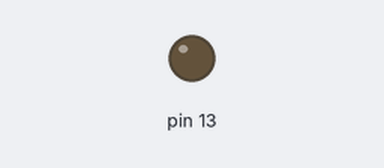
Simulated run of this sketch. Board: Arduino Uno, built with avr-gcc and run on an emulated ATmega328P. On the bench: output pins drawn as LEDs (lit = HIGH). Wiring (inferred from the names in the program): I2C bus: SDA pin 9; SCL pin 10; 24Cxx EEPROM at I2C address 0x55. Dashed ring = blinking. EEPROM starts erased; pins used as bus, display or sensor lines are not drawn.

Above: at 0.5 s.
At 2.94 s:
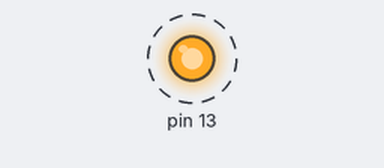
Timing chart, 0 to 3.2 s (numbered marks = the images above):
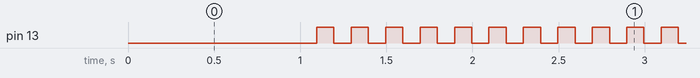

The sketch:

sketchExemplo.ino
```cpp
/****************************************************************************************
  Exemplo de Uso do Controle de HardLock

  Desenvolvido pela Fábrica de Programas - Brincando com Ideias (www.brincandocomideias.com)
  www.youtube.com/c/BrincandoComIdeias

  Desenvolvido exclusivamente para os alunos do Curso de Arduino (www.cursoDeArduino.net)

*****************************************************************************************/

//********************** PARAMETRIZAÇÃO DO PROJETO ***********************
  #define hardLockSDA 9
  #define hardLockSCL 10

  //coloque aqui as definicoes e parametrizacoes do seu projeto

//********************** FINAL DA PARAMETRIZAÇÃO DO PROJETO ***********************


void setup()
{
  //coloque aqui os comandos a serem executados uma única vez, quando o Arduino for ligado ou resetado


  //Blink para teste da senha (Apague este trecho do código ao codificar o seu projeto
  pinMode(13, OUTPUT);

  //verifica a existencia do HardLock com o código informado na segunda camada de criptografia (use o arquivo Excel do pacote para gerar o código da segunda camada)
  if (!checkPins("DO[VPShjog")) {  //ESTE É O SEGUNDO CODIGO SECRETO QUE FOI CRIADO NO EXCEL
     while(true) {  //se nao achou o código, trava a execução

       //Blink para teste da senha (Apague este trecho do código ao codificar o seu projeto
       digitalWrite(13, HIGH);
       delay(100);
       digitalWrite(13, LOW);
       delay(100);
     }
  }
} //setup()


// ----------------------------------------------------------------------------------------------------
void loop()
{
  //coloque aqui os comandos a serem executados em sequencia até que o Arduino seja desligado ou resetado

  //Blink para teste da senha (Apague este trecho do código ao codificar o seu projeto
  digitalWrite(13, HIGH);
  delay(200);
  digitalWrite(13, LOW);
  delay(2000);


} //loop()


//Mantenha as funçoes abaixo. São necessárias para a leitura do HardLock
int power(int x, unsigned int y)
{
  if( y == 0)
    return 1;
  else if (y%2 == 0)
    return power(x, y/2)*power(x, y/2);
  else
    return x*power(x, y/2)*power(x, y/2);
}

int read_from_24C16(int Memory_byte_address) {
  int sda_read;
  int delay_time=1;

  int remainder, i, j, data_read=0;
  int position_in_binary;
  int binary_of_Memory_byte_address[] = {0, 0, 0, 0, 0, 0, 0, 0, 0, 0, 0};
  int binary_of_Data[] = {0, 0, 0, 0, 0, 0, 0, 0};

  if(Memory_byte_address > 0)
  {
    position_in_binary=10;
    while(Memory_byte_address!=1)
    {
      remainder = Memory_byte_address %2;
      Memory_byte_address= Memory_byte_address / 2;
      binary_of_Memory_byte_address[position_in_binary] = remainder;
      position_in_binary--;
    }
    binary_of_Memory_byte_address[position_in_binary]=1;
  }

  pinMode(hardLockSDA, OUTPUT);

  digitalWrite(hardLockSDA, HIGH);  //
  delay(delay_time);        //
  digitalWrite(hardLockSCL, HIGH);  //
  delay(delay_time);        //
  digitalWrite(hardLockSDA, LOW);   //   START
  delay(delay_time);        //
  digitalWrite(hardLockSCL, LOW);   //
  delay(delay_time);        //

  /*****************  DEVICE ADDRESS STARTS HERE  ******************/

  digitalWrite(hardLockSDA, HIGH);  //
  delay(delay_time);        //
  digitalWrite(hardLockSCL, HIGH);  //
  delay(delay_time);        //   1   MSB
  digitalWrite(hardLockSCL, LOW);   //
  delay(delay_time);        //

  digitalWrite(hardLockSDA, LOW);   //
  delay(delay_time);        //
  digitalWrite(hardLockSCL, HIGH);  //
  delay(delay_time);        //   2
  digitalWrite(hardLockSCL, LOW);   //
  delay(delay_time);        //

  digitalWrite(hardLockSDA, HIGH);  //
  delay(delay_time);        //
  digitalWrite(hardLockSCL, HIGH);  //
  delay(delay_time);        //   3
  digitalWrite(hardLockSCL, LOW);   //
  delay(delay_time);        //

  digitalWrite(hardLockSDA, LOW);   //
  delay(delay_time);        //
  digitalWrite(hardLockSCL, HIGH);  //
  delay(delay_time);        //   4
  digitalWrite(hardLockSCL, LOW);   //
  delay(delay_time);        //

  digitalWrite(hardLockSDA, binary_of_Memory_byte_address[0]);   //
  delay(delay_time);        //
  digitalWrite(hardLockSCL, HIGH);  //
  delay(delay_time);        //   5
  digitalWrite(hardLockSCL, LOW);   //
  delay(delay_time);        //

  digitalWrite(hardLockSDA, binary_of_Memory_byte_address[1]);   //
  delay(delay_time);        //
  digitalWrite(hardLockSCL, HIGH);  //
  delay(delay_time);        //   6
  digitalWrite(hardLockSCL, LOW);   //
  delay(delay_time);        //

  digitalWrite(hardLockSDA, binary_of_Memory_byte_address[2]);   //
  delay(delay_time);        //
  digitalWrite(hardLockSCL, HIGH);  //
  delay(delay_time);        //   7
  digitalWrite(hardLockSCL, LOW);   //
  delay(delay_time);        //

  digitalWrite(hardLockSDA, LOW);   //
  delay(delay_time);        //
  digitalWrite(hardLockSCL, HIGH);  //
  delay(delay_time);        //   8   LSB
  digitalWrite(hardLockSCL, LOW);   //
  delay(delay_time);        //

  /*****************  DEVICE ADDRESS ENDS HERE  ******************/

  pinMode(hardLockSDA, INPUT);      //

  digitalWrite(hardLockSCL, HIGH);  //
  sda_read=digitalRead(hardLockSDA);//
  delay(delay_time);        //   ACKNOWLEDGEMENT
  digitalWrite(hardLockSCL, LOW);   //
  delay(delay_time);        //

  /*****************  WORD ADDRESS STARTS HERE  ******************/

  pinMode(hardLockSDA, OUTPUT);

  for(i=3;i<11;i++)
  {
    digitalWrite(hardLockSDA, binary_of_Memory_byte_address[i]);   //
    delay(delay_time);        //
    digitalWrite(hardLockSCL, HIGH);  //
    delay(delay_time);        //   1   MSB
    digitalWrite(hardLockSCL, LOW);   //
    delay(delay_time);        //
  }

  /*****************  WORD ADDRESS ENDS HERE  ******************/

  pinMode(hardLockSDA, INPUT);

  digitalWrite(hardLockSCL, HIGH);  //
  delay(delay_time);        //
  sda_read=digitalRead(hardLockSDA);//   ACKNOWLEDGEMENT
  delay(delay_time);        //
  digitalWrite(hardLockSCL, LOW);   //
  delay(delay_time);        //

  pinMode(hardLockSDA, OUTPUT);

  digitalWrite(hardLockSDA, HIGH);  //
  delay(delay_time);        //
  digitalWrite(hardLockSCL, HIGH);  //
  delay(delay_time);        //
  digitalWrite(hardLockSDA, LOW);   //   START
  delay(delay_time);        //
  digitalWrite(hardLockSCL, LOW);   //
  delay(delay_time);        //

  /*****************  DEVICE ADDRESS STARTS HERE  ******************/

  digitalWrite(hardLockSDA, HIGH);  //
  delay(delay_time);        //
  digitalWrite(hardLockSCL, HIGH);  //
  delay(delay_time);        //   1   MSB
  digitalWrite(hardLockSCL, LOW);   //
  delay(delay_time);        //

  digitalWrite(hardLockSDA, LOW);   //
  delay(delay_time);        //
  digitalWrite(hardLockSCL, HIGH);  //
  delay(delay_time);        //   2
  digitalWrite(hardLockSCL, LOW);   //
  delay(delay_time);        //

  digitalWrite(hardLockSDA, HIGH);  //
  delay(delay_time);        //
  digitalWrite(hardLockSCL, HIGH);  //
  delay(delay_time);        //   3
  digitalWrite(hardLockSCL, LOW);   //
  delay(delay_time);        //

  digitalWrite(hardLockSDA, LOW);   //
  delay(delay_time);        //
  digitalWrite(hardLockSCL, HIGH);  //
  delay(delay_time);        //   4
  digitalWrite(hardLockSCL, LOW);   //
  delay(delay_time);        //

  digitalWrite(hardLockSDA, binary_of_Memory_byte_address[0]);   //
  delay(delay_time);        //
  digitalWrite(hardLockSCL, HIGH);  //
  delay(delay_time);        //   5
  digitalWrite(hardLockSCL, LOW);   //
  delay(delay_time);        //

  digitalWrite(hardLockSDA, binary_of_Memory_byte_address[1]);   //
  delay(delay_time);        //
  digitalWrite(hardLockSCL, HIGH);  //
  delay(delay_time);        //   6
  digitalWrite(hardLockSCL, LOW);   //
  delay(delay_time);        //

  digitalWrite(hardLockSDA, binary_of_Memory_byte_address[2]);   //
  delay(delay_time);        //
  digitalWrite(hardLockSCL, HIGH);  //
  delay(delay_time);        //   7
  digitalWrite(hardLockSCL, LOW);   //
  delay(delay_time);        //

  digitalWrite(hardLockSDA, HIGH);  //
  delay(delay_time);        //
  digitalWrite(hardLockSCL, HIGH);  //
  delay(delay_time);        //   8   LSB
  digitalWrite(hardLockSCL, LOW);   //
  delay(delay_time);        //

  /*****************  DEVICE ADDRESS ENDS HERE  ******************/

  pinMode(hardLockSDA, INPUT);      //
  delay(delay_time);        //
  digitalWrite(hardLockSCL, HIGH);  //
  delay(delay_time);        //
  sda_read=digitalRead(hardLockSDA);//   ACKNOWLEDGEMENT
  delay(delay_time);        //
  digitalWrite(hardLockSCL, LOW);   //
  delay(delay_time);        //

  /***************** DATA STARTS HERE  ******************/

  for(j=0;j<8;j++)
  {
    digitalWrite(hardLockSCL, HIGH);    //
    delay(delay_time);          //
    for(i=0;i<10;i++)           //
    {                           //
      sda_read=digitalRead(hardLockSDA);//   1   MSB
    }                           //

    data_read = data_read + sda_read * power(2,7-j);
    digitalWrite(hardLockSCL, LOW);     //
    delay(delay_time);          //
  }

  /*****************  DATA ENDS HERE  ******************/

  pinMode(hardLockSDA, OUTPUT);       //
  digitalWrite(hardLockSDA, LOW);     //
  delay(delay_time);          //
  digitalWrite(hardLockSCL, HIGH);    //   STOP
  delay(delay_time);          //
  digitalWrite(hardLockSDA, HIGH);    //
  delay(delay_time);          //

  return(data_read);
}

bool checkPins(String comando) {
  char sn[10];
  char snC[10];
  String senhaCripto = "brincandoComIdeias";

  int byteOriginal;
  int byteSenha;

  int data;

  // Memory Byte Address of the 24C16 from which data to be read
  int Memory_byte_address = 1532;    // In the range 0 - 2047

  pinMode(hardLockSCL, OUTPUT);

  for (int nL=0; nL < 10; nL++) {
      // Data read from specified memory of 24C16
      data = read_from_24C16(Memory_byte_address);

      byteSenha    = byte(senhaCripto.charAt(nL + 1));

      byteOriginal = data + byteSenha;
      if (byteOriginal > 255) {
         byteOriginal = byteOriginal - 255;
      }

      sn[nL] = char(byteOriginal);

      Memory_byte_address--;
  }

  for (int nL=0; nL < 10; nL++) {
      snC[nL] = char(   byte(comando.charAt(nL)) - ((nL + 1)*3)   );
  }


  bool statCheck = true;
  for (int nL=0; nL < 10; nL++) {
      if (sn[nL] != snC[nL]) {
         statCheck = false;
      }

  }

  return statCheck;
}
```

Measured:
- by itself, pin 13: alternates HIGH for 0.10 s and LOW for 0.10 s
